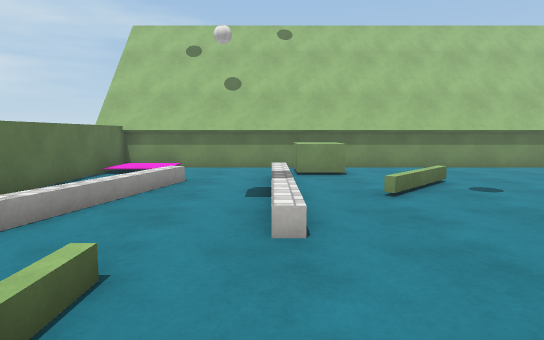
view 1 (above)

12 first-person views from a walk through a Unity game level. The camera is 1.3 m above the floor, tilts 6° down and sees 75° across. The floor is counted in squares, 1 m on a side. Each view is taken from the middle of a square. On the plan, view 1 faces up. The plan holds only what a view shows up to about 15 squares ahead; the rest is blank. The place goes on beyond the plan. The player is left out. Surface patterns are stand-ins for the level's own textures.

view 2
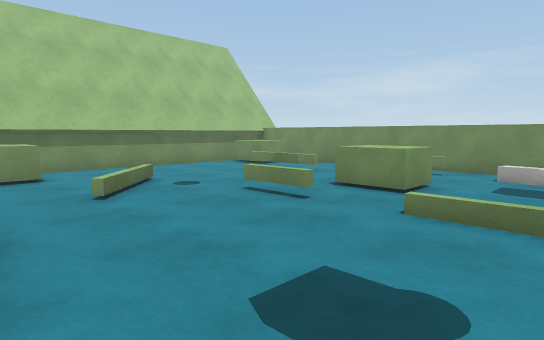

view 3
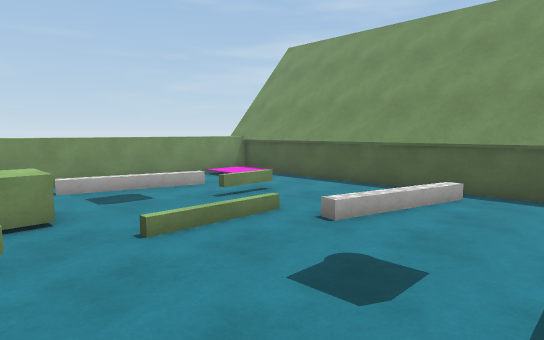

view 4
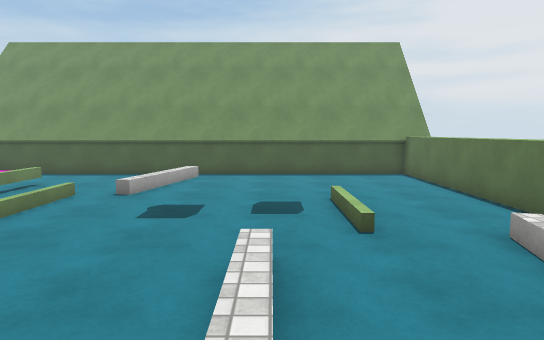

view 5
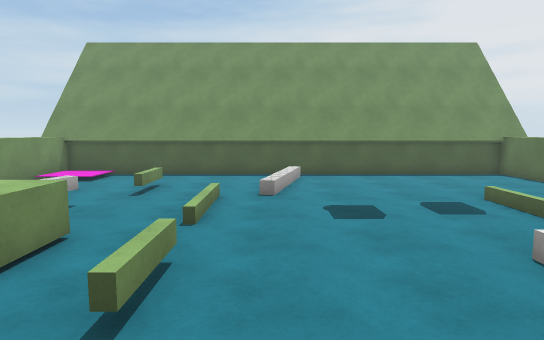

view 6
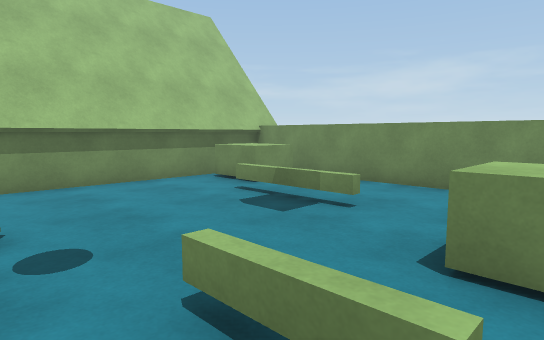

view 7
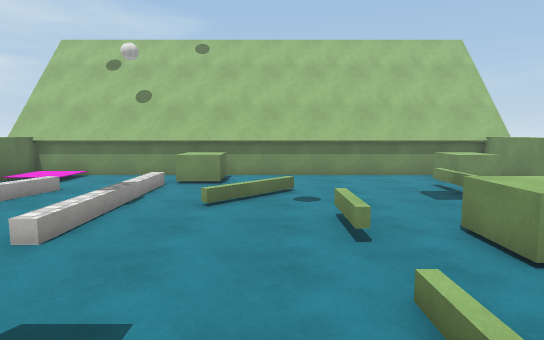

view 8
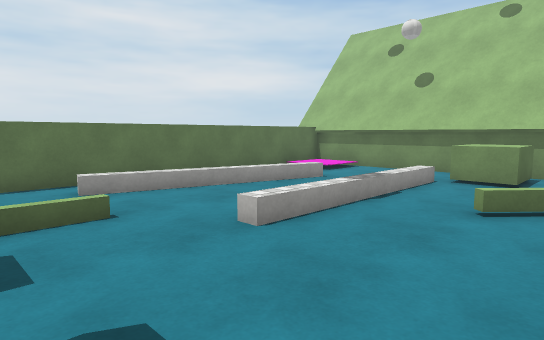

view 9
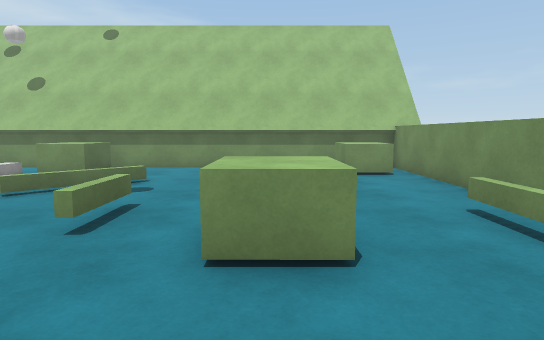

view 10
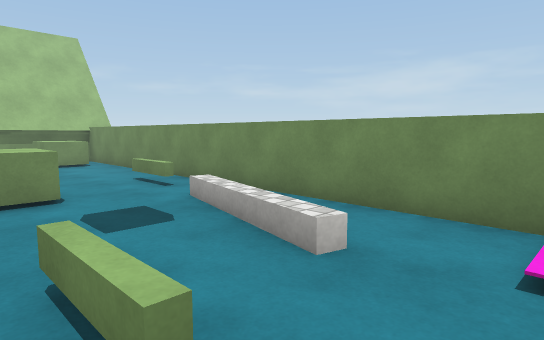

view 11
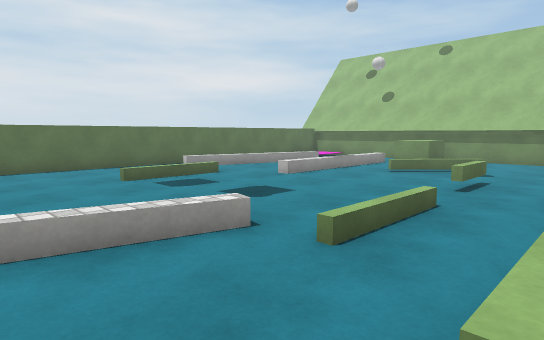

view 12
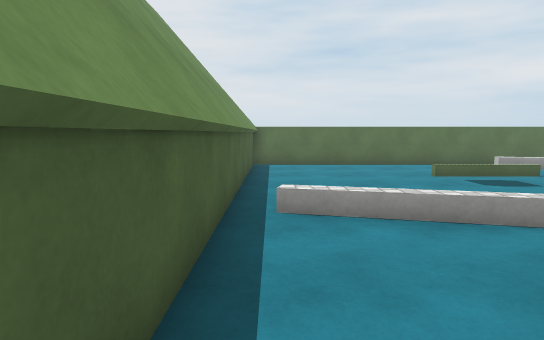

### Floor plan
Key: @ floor where view 1 was taken; # wall or solid block; . main floor; : floor 0.25 m higher than the main floor; / step, stairs or slope; = window, fence, low wall or low ledge; ^ raised ledge; B block; O other object.
Columns run from 7 left of view 1 to 14 right of it. Each row starts with its distance up from view 1.
 14  ###
 13 #^###################
 12  ^::....BB.......BB #
 11  #//....BB.......BBB#
 10  #. .../........=...#
  9  #. .../.../....=...#
  8  #  O../../.....=...#
  7  #  O../........=...#
  6  # ..../....=.......#
  5  # ..../....=.BBB.=.#
  4  #.O........=.BBB.=.#
  3  #.............B....#
  2  #................O.#
  1  #................O.#
  0  #.....@............#
 -1  #........./...=....#
 -2  #........./...=....#
 -3  #........./...=....#
 -4  #......../.......::^
 -5  #......../.......::^
 -6  #####################

Where each view was taken, in squares from view 1:
view 1: 0 up, 0 right, facing up
view 2: 0 up, 0 right, facing up-right
view 3: 5 up, 0 right, facing down-right
view 4: 9 up, 0 right, facing down
view 5: 9 up, 4 right, facing down
view 6: 4 up, 4 right, facing up-right
view 7: 1 down, 4 right, facing up
view 8: 1 up, 4 right, facing up-left
view 9: 0 up, 8 right, facing up
view 10: 4 down, 7 right, facing up-right
view 11: 4 down, 8 right, facing up-left
view 12: 5 down, 9 right, facing left
